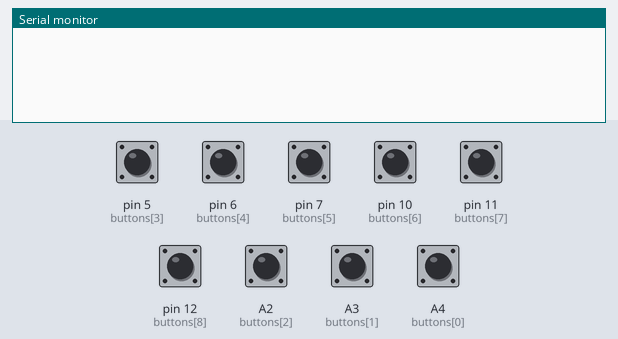
Recording of a sketch running on a simulated Arduino Uno, built with avr-gcc and run on an emulated ATmega328P. Shown: the last lines printed to the serial monitor. The test bench sets the inputs (shaded band); at power-on: A2 (buttons[2]), A3 (buttons[1]), A4 (buttons[0]), pin 5 (buttons[3]), pin 6 (buttons[4]), pin 7 (buttons[5]), pin 10 (buttons[6]), pin 11 (buttons[7]), pin 12 (buttons[8]) HIGH.

Above: at 1.2 s.
1.3 s: pin 5 (buttons[3]) pulled LOW for 0.15 s
At 1.9 s:
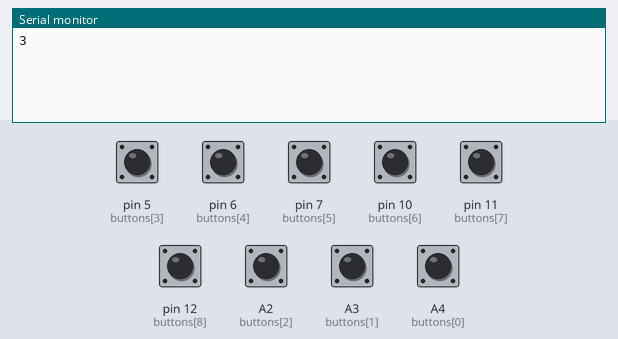
2.9 s: pin 6 (buttons[4]) pulled LOW for 0.15 s
At 4.1 s:
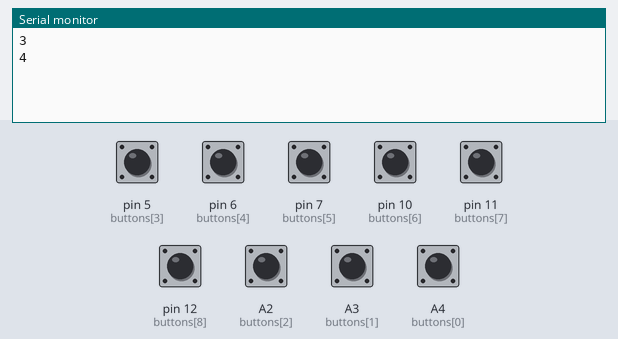
4.5 s: pin 7 (buttons[5]) pulled LOW for 0.15 s
At 5.6 s:
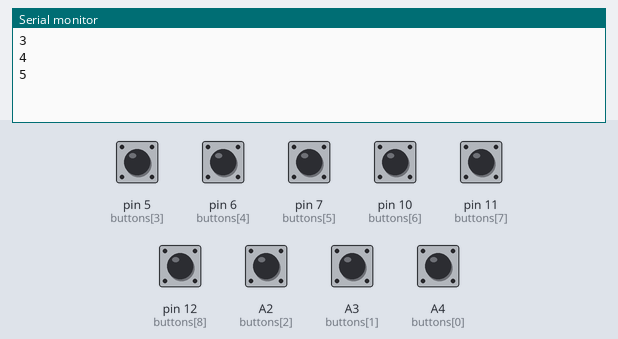
6.1 s: pin 10 (buttons[6]) pulled LOW for 0.15 s
At 6.8 s:
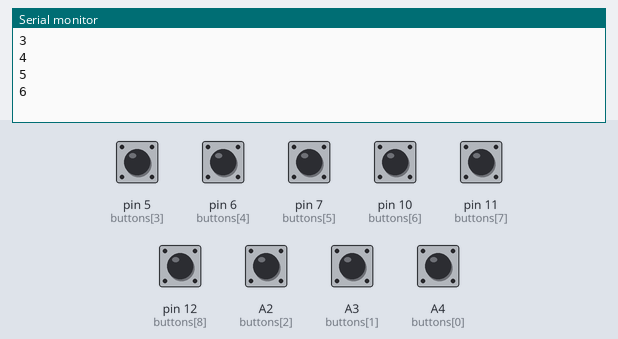
7.7 s: pin 11 (buttons[7]) pulled LOW for 0.15 s
At 8.9 s:
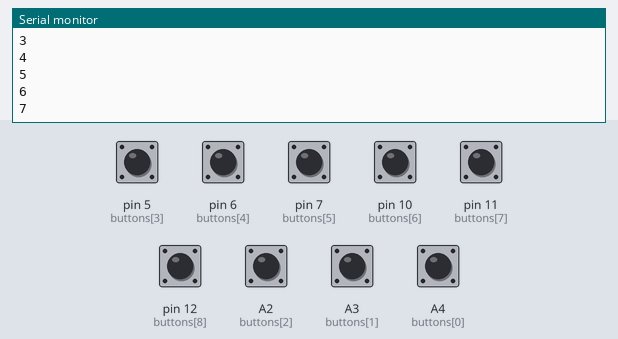
9.3 s: pin 12 (buttons[8]) pulled LOW for 0.15 s
At 10.4 s:
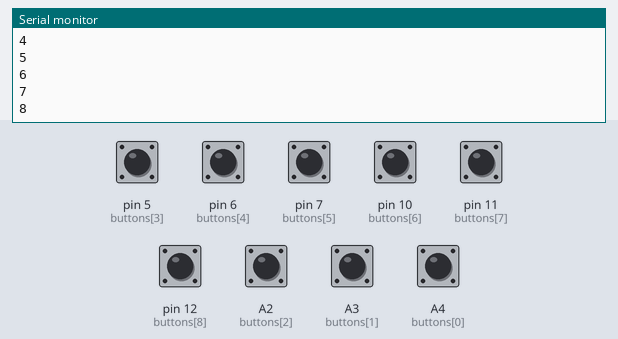
Timing chart, 0 to 11.9 s (numbered marks = the images above; inputs shaded):
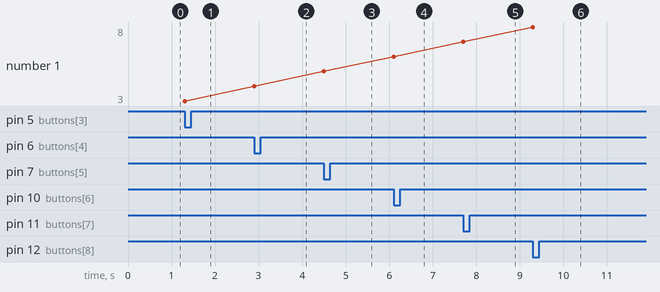

The sketch:

unity_Arduino.ino
```cpp
const int buttons[] = {A4, A3, A2, 5, 6, 7, 10, 11, 12}; // Pines de los botones
const int numButtons = 9;
bool buttonStates[numButtons]; // Guarda el estado anterior de cada botón

void setup() {
  Serial.begin(9600); // Inicia la comunicación serial a 9600 baudios
  for (int i = 0; i < numButtons; i++) {
    pinMode(buttons[i], INPUT_PULLUP); // Configura los botones como entradas con resistencia pull-up
    buttonStates[i] = HIGH; // Inicializa todos los botones como no presionados
  }
}

void loop() {
  for (int i = 0; i < numButtons; i++) {
    bool currentState = digitalRead(buttons[i]);
    if (buttonStates[i] == HIGH && currentState == LOW) { // Detecta si el botón se presionó
      Serial.println(i); // Envía el número del botón a Unity
      buttonStates[i] = LOW; // Actualiza el estado del botón como presionado
    } else if (buttonStates[i] == LOW && currentState == HIGH) { // Detecta si el botón se soltó
      buttonStates[i] = HIGH; // Actualiza el estado del botón como liberado
    }
  }
}
```

Measured:
- after the input at 1.3 s, the serial monitor: prints a new line at once (image 1)
- after the input at 2.9 s, the serial monitor: prints a new line at once (image 2)
- after the input at 4.5 s, the serial monitor: prints a new line at once (image 3)
- after the input at 6.1 s, the serial monitor: prints a new line at once (image 4)
- after the input at 7.7 s, the serial monitor: prints a new line at once (image 5)
- after the input at 9.3 s, the serial monitor: prints a new line at once (image 6)
- plotted number 1: 3 → 4 after the input at 2.9 s, 4 → 5 after the input at 4.5 s, 5 → 6 after the input at 6.1 s, 6 → 7 after the input at 7.7 s, 7 → 8 after the input at 9.3 s
